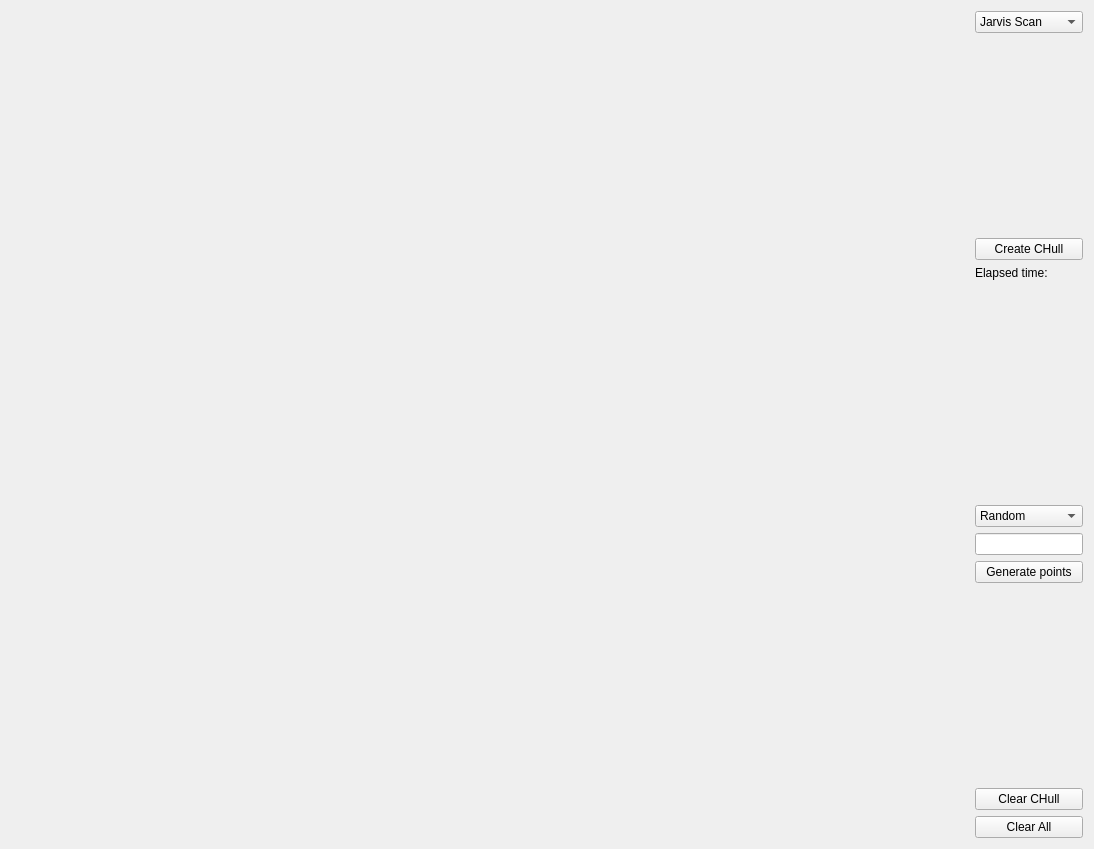
<?xml version="1.0" encoding="UTF-8"?>
<ui version="4.0">
 <class>Widget</class>
 <widget class="QWidget" name="Widget">
  <property name="geometry">
   <rect>
    <x>0</x>
    <y>0</y>
    <width>1094</width>
    <height>849</height>
   </rect>
  </property>
  <property name="windowTitle">
   <string>Widget</string>
  </property>
  <layout class="QHBoxLayout" name="horizontalLayout">
   <item>
    <widget class="Draw" name="Canvas" native="true">
     <property name="sizePolicy">
      <sizepolicy hsizetype="Preferred" vsizetype="Preferred">
       <horstretch>1</horstretch>
       <verstretch>0</verstretch>
      </sizepolicy>
     </property>
    </widget>
   </item>
   <item>
    <layout class="QVBoxLayout" name="verticalLayout">
     <item>
      <widget class="QComboBox" name="comboBox">
       <item>
        <property name="text">
         <string>Jarvis Scan</string>
        </property>
       </item>
       <item>
        <property name="text">
         <string>QHull</string>
        </property>
       </item>
       <item>
        <property name="text">
         <string>Sweep Line</string>
        </property>
       </item>
       <item>
        <property name="text">
         <string>graham</string>
        </property>
       </item>
      </widget>
     </item>
     <item>
      <spacer name="verticalSpacer">
       <property name="orientation">
        <enum>Qt::Vertical</enum>
       </property>
       <property name="sizeHint" stdset="0">
        <size>
         <width>20</width>
         <height>40</height>
        </size>
       </property>
      </spacer>
     </item>
     <item>
      <widget class="QPushButton" name="pushButton">
       <property name="text">
        <string>Create CHull</string>
       </property>
      </widget>
     </item>
     <item>
      <widget class="QLabel" name="label">
       <property name="text">
        <string>Elapsed time:</string>
       </property>
      </widget>
     </item>
     <item>
      <widget class="QLabel" name="label_2">
       <property name="text">
        <string/>
       </property>
      </widget>
     </item>
     <item>
      <spacer name="verticalSpacer_3">
       <property name="orientation">
        <enum>Qt::Vertical</enum>
       </property>
       <property name="sizeHint" stdset="0">
        <size>
         <width>20</width>
         <height>40</height>
        </size>
       </property>
      </spacer>
     </item>
     <item>
      <widget class="QComboBox" name="comboBox_2">
       <item>
        <property name="text">
         <string>Random</string>
        </property>
       </item>
       <item>
        <property name="text">
         <string>Grid</string>
        </property>
       </item>
       <item>
        <property name="text">
         <string>Circle</string>
        </property>
       </item>
       <item>
        <property name="text">
         <string>Square</string>
        </property>
       </item>
       <item>
        <property name="text">
         <string>Ellipse</string>
        </property>
       </item>
       <item>
        <property name="text">
         <string>Star shape</string>
        </property>
       </item>
      </widget>
     </item>
     <item>
      <widget class="QLineEdit" name="lineEdit"/>
     </item>
     <item>
      <widget class="QPushButton" name="pushButton_4">
       <property name="text">
        <string>Generate points</string>
       </property>
      </widget>
     </item>
     <item>
      <spacer name="verticalSpacer_2">
       <property name="orientation">
        <enum>Qt::Vertical</enum>
       </property>
       <property name="sizeHint" stdset="0">
        <size>
         <width>20</width>
         <height>40</height>
        </size>
       </property>
      </spacer>
     </item>
     <item>
      <widget class="QPushButton" name="pushButton_2">
       <property name="text">
        <string>Clear CHull</string>
       </property>
      </widget>
     </item>
     <item>
      <widget class="QPushButton" name="pushButton_3">
       <property name="text">
        <string>Clear All</string>
       </property>
      </widget>
     </item>
    </layout>
   </item>
  </layout>
 </widget>
 <customwidgets>
  <customwidget>
   <class>Draw</class>
   <extends>QWidget</extends>
   <header location="global">draw.h</header>
   <container>1</container>
  </customwidget>
 </customwidgets>
 <resources/>
 <connections/>
</ui>
